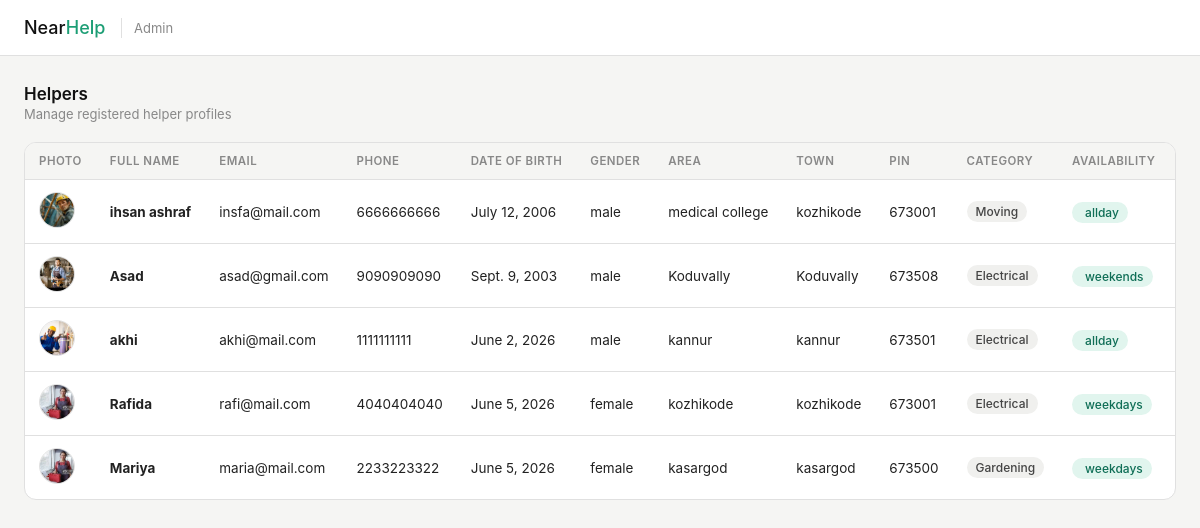
Page /Helper_data_table on the committed database.
### projectnearhelpapp/models.py (models this page shows)
class Helper_details(models.Model):
        user = models.OneToOneField(settings.AUTH_USER_MODEL, on_delete=models.CASCADE , related_name='helper_details', null=True, blank=True)
        Fullname = models.CharField(max_length=50)
        Dob = models.DateField()
        Gender = models.CharField()
        Phone_number = models.CharField()
        Email = models.CharField()
        Photo = models.ImageField(upload_to="photos/" , blank=True, null=True)
        Area = models.CharField(max_length=100, null=True, blank=True)
        Town = models.CharField(max_length=100)
        Pin = models.IntegerField()
        Category = models.CharField()
        Availability = models.CharField()
        Password = models.CharField(max_length=128)

### projectnearhelpapp/views.py (the view)
# urls.py: path('Helper_data_table',views.Helper_data_table,name='Helper_data_table'),
def Helper_data_table(request):
    alldata = Helper_details.objects.all()
    return render(request,'admin_dashboard/helper_data_table.html',{'helperdata':alldata})

### projectnearhelpapp/templates/admin_dashboard/helper_data_table.html (shortened to what this page needs)
<!DOCTYPE html>
<html lang="en">
<head>
    {% load static %}
    <link rel="stylesheet" href="https://cdn.jsdelivr.net/npm/@tabler/icons-webfont@latest/tabler-icons.min.css">
    <link rel="stylesheet" href="{% static 'css/admin_dashboard/helper_data_table.css' %}">
</head>
<body>
    <nav>
        <a class="logo" href="#">Near<span>Help</span></a>
        <span class="nav-label"><a href="{% url 'Admin_dashboard' %}">Admin</a></span>
    </nav>
    <div class="page">
        <div class="page-header">
            <div>
                <div class="page-title">Helpers</div>
                <div class="page-subtitle">Manage registered helper profiles</div>
            </div>
        </div>
        <div class="table-card">
            <div class="table-wrapper">
                <table>
                    <thead>
                        <tr>
                            <th>Photo</th>
                            <th>Full Name</th>
                            <th>Email</th>
                            <th>Phone</th>
                            <th>Date of Birth</th>
                            <th>Gender</th>
                            <th>Area</th>
                            <th>Town</th>
                            <th>PIN</th>
                            <th>Category</th>
                            <th>Availability</th>
                            <th>Actions</th>
                        </tr>
                    </thead>
                    <tbody>
                        {% for i in helperdata %}
                        <tr>
                            <td class="photo-cell">
                                {% if i.Photo %}
                                    <img src="{{ i.Photo.url }}" alt="Photo">
                                {% else %}
                                    <div class="photo-placeholder">
                                        <i class="ti ti-user"></i>
                                    </div>
                                {% endif %}
                            </td>
                            <td><strong>{{ i.Fullname }}</strong></td>
                            <td>{{ i.Email }}</td>
                            <td>{{ i.Phone_number }}</td>
                            <td>{{ i.Dob }}</td>
                            <td>{{ i.Gender }}</td>
                            <td>{{ i.Area }}</td>
                            <td>{{ i.Town }}</td>
                            <td>{{ i.Pin }}</td>
                            <td>
                                <span class="chip chip-category">{{ i.Category }}</span>
                            </td>
                            <td>
                                {% if i.Availability %}
                                    <span class="chip chip-available">
                                        {{ i.Availability }}
                                    </span>
                                {% else %}
                                    <span class="chip chip-unavailable">—</span>
                                {% endif %}
                            </td>
                            <td>
                            </td>
                        </tr>
                        {% endfor %}
                    </tbody>
                </table>
            </div>
        </div>
    </div>
</body>
</html>

### static/css/admin_dashboard/helper_data_table.css (style rules this page uses)
* { box-sizing: border-box; margin: 0; padding: 0; }
a { text-decoration: none; color: inherit; }
body { font-family: -apple-system, BlinkMacSystemFont, 'Segoe UI', Roboto, sans-serif; background: #f5f5f3; color: #111; min-height: 100vh; }
nav { height: 56px; background: #fff; border-bottom: 0.5px solid #e0e0e0; display: flex; align-items: center; padding: 0 24px; position: sticky; top: 0; z-index: 100; gap: 12px; }
.logo { font-size: 18px; font-weight: 500; color: #111; text-decoration: none; }
.logo span { color: #1D9E75; }
.nav-label { font-size: 13px; color: #888; font-weight: 400; }
.page { max-width: 1400px; margin: 0 auto; padding: 28px 24px 48px; }
.page-header { display: flex; align-items: center; justify-content: space-between; margin-bottom: 20px; }
.page-title { font-size: 17px; font-weight: 600; color: #111; }
.page-subtitle { font-size: 13px; color: #888; margin-top: 2px; }
.table-card { background: #fff; border: 0.5px solid #e0e0e0; border-radius: 12px; overflow: hidden; }
.table-wrapper { overflow-x: auto; }
table { width: 100%; border-collapse: collapse; font-size: 13.5px; }
thead tr { background: #f5f5f3; border-bottom: 0.5px solid #e0e0e0; }
th { padding: 11px 14px; text-align: left; font-size: 11.5px; font-weight: 600; color: #888; text-transform: uppercase; letter-spacing: 0.04em; white-space: nowrap; }
tbody tr { border-bottom: 0.5px solid #e0e0e0; transition: background 0.12s; }
tbody tr:last-child { border-bottom: none; }
td { padding: 12px 14px; color: #222; vertical-align: middle; white-space: nowrap; }
.photo-cell img { width: 36px; height: 36px; border-radius: 999px; object-fit: cover; border: 0.5px solid #e0e0e0; }
.chip { display: inline-flex; align-items: center; gap: 4px; padding: 3px 9px; border-radius: 999px; font-size: 12px; font-weight: 500; white-space: nowrap; }
.chip-available { background: #E1F5EE; color: #0F6E56; }
.chip-category { background: #f0f0ee; color: #444; font-size: 12px; }

### rows in the picture
Helper_details: Photo (picture), Fullname "ihsan ashraf", Email "insfa@mail.com", Phone_number "6666666666", Dob "July 12, 2006", Gender "male", Area "medical college", Town "kozhikode", Pin "673001", Category "Moving", Availability "allday"
Helper_details: Photo (picture), Fullname "Asad", Email "asad@gmail.com", Phone_number "9090909090", Dob "Sept. 9, 2003", Gender "male", Area "Koduvally", Town "Koduvally", Pin "673508", Category "Electrical", Availability "weekends"
Helper_details: Photo (picture), Fullname "akhi", Email "akhi@mail.com", Phone_number "1111111111", Dob "June 2, 2026", Gender "male", Area "kannur", Town "kannur", Pin "673501", Category "Electrical", Availability "allday"
Helper_details: Photo (picture), Fullname "Rafida", Email "rafi@mail.com", Phone_number "4040404040", Dob "June 5, 2026", Gender "female", Area "kozhikode", Town "kozhikode", Pin "673001", Category "Electrical", Availability "weekdays"
Helper_details: Photo (picture), Fullname "Mariya", Email "maria@mail.com", Phone_number "2233223322", Dob "June 5, 2026", Gender "female", Area "kasargod", Town "kasargod", Pin "673500", Category "Gardening", Availability "weekdays"
